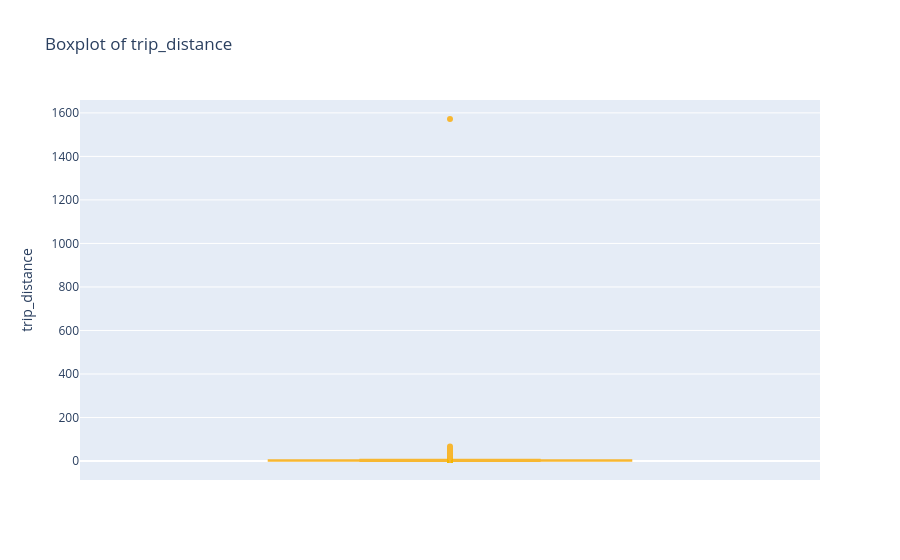
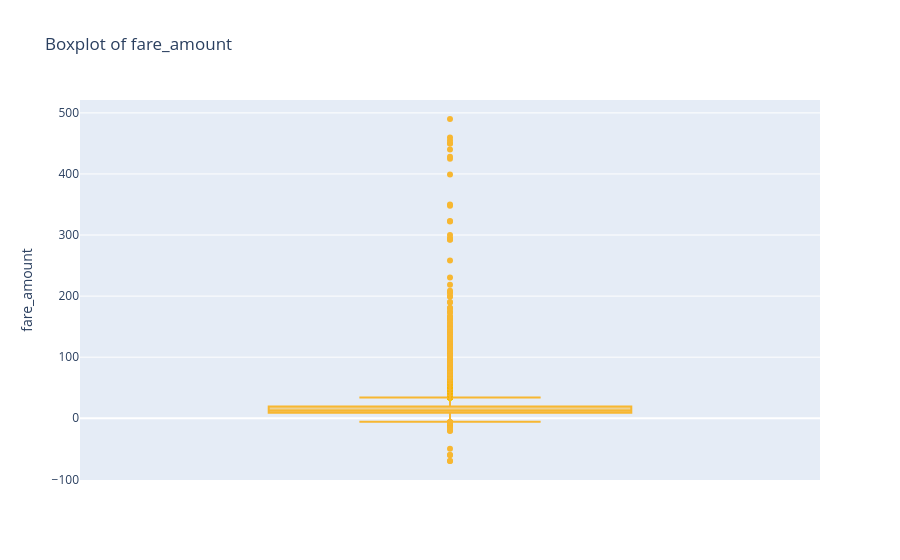

The notebook cell saved with these charts, in order:
### Markdown cell above
When analysing taxi earnings, some numbers just don’t look "normal". Tthose are our outliers. Here are the key features we should keep an eye on:

1. trip_distance → Some trips might cover way more miles than usual. Maybe a long airport ride or a driver who took the scenic route?
2. fare_amount → A few rides could have unusually high or low fares. Was it a short trip or a pricing glitch?

By focusing on these, we can spot patterns that help drivers make smarter decisions and maximise their earnings.

### Code cell
# Selecting features likely to have outliers:
outlier_features = ["trip_distance", "fare_amount"]

# Creating interactive boxplots for each feature:
for feature in outlier_features:
    fig = px.box(df, y=feature, title=f"Boxplot of {feature}", color_discrete_sequence=["#F7B731"])
    fig.show()

### Figure 1 — Plotly figure (JSON) as saved in the notebook; plotly's stock layout.template omitted (floating-point values rounded to 4 significant figures; data arrays with more than 128 entries replaced by an {"elided": "..."} marker saying what was removed)
{"data": [{"alignmentgroup": "True", "hovertemplate": "trip_distance=%{y}<extra></extra>", "legendgroup": "", "marker": {"color": "#F7B731"}, "name": "", "notched": false, "offsetgroup": "", "orientation": "v", "showlegend": false, "type": "box", "x0": " ", "xaxis": "x", "y": {"elided": "63877 float values"}, "y0": " ", "yaxis": "y"}], "layout": {"boxmode": "group", "legend": {"tracegroupgap": 0}, "title": {"text": "Boxplot of trip_distance"}, "xaxis": {"anchor": "y", "domain": [0, 1]}, "yaxis": {"anchor": "x", "domain": [0, 1], "title": {"text": "trip_distance"}}}}

### Figure 2 — Plotly figure (JSON) as saved in the notebook; plotly's stock layout.template omitted (floating-point values rounded to 4 significant figures; data arrays with more than 128 entries replaced by an {"elided": "..."} marker saying what was removed)
{"data": [{"alignmentgroup": "True", "hovertemplate": "fare_amount=%{y}<extra></extra>", "legendgroup": "", "marker": {"color": "#F7B731"}, "name": "", "notched": false, "offsetgroup": "", "orientation": "v", "showlegend": false, "type": "box", "x0": " ", "xaxis": "x", "y": {"elided": "63877 float values"}, "y0": " ", "yaxis": "y"}], "layout": {"boxmode": "group", "legend": {"tracegroupgap": 0}, "title": {"text": "Boxplot of fare_amount"}, "xaxis": {"anchor": "y", "domain": [0, 1]}, "yaxis": {"anchor": "x", "domain": [0, 1], "title": {"text": "fare_amount"}}}}
